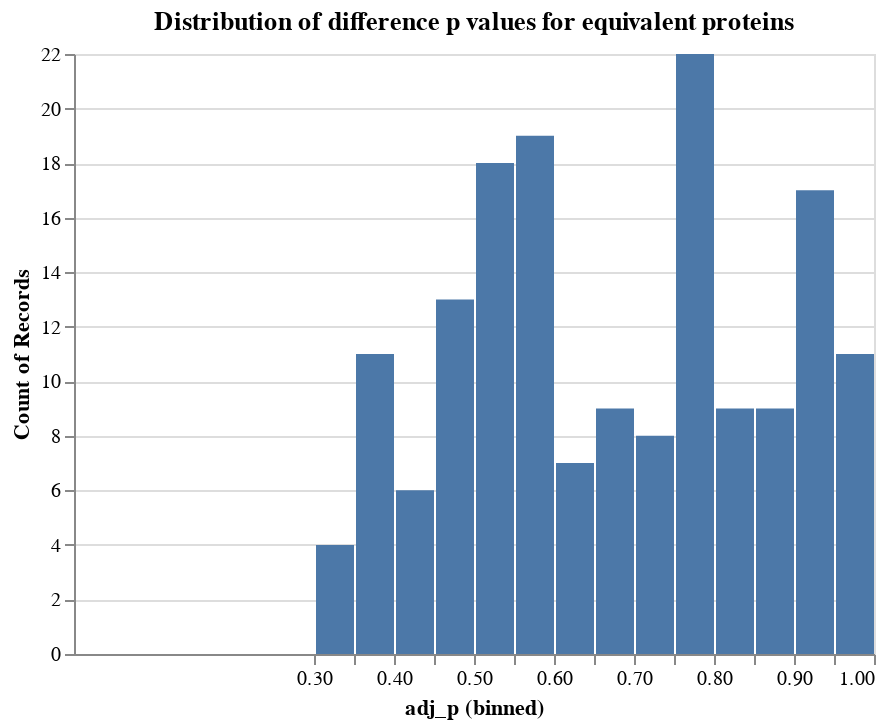

The code cell stored with this chart in its notebook:
### Markdown cell above
## Out of curiousity, look at the ttest pvalues for difference, for the equivalent proteins

### Code cell
ttres = pd.\
read_csv(f"{CHROMOSOME}{ARM}_{TRANS_OR_CIS}effects_ttest.tsv", sep="\t").\
rename(columns={"Name": "protein"}).\
set_index("protein")

cancer_types = sorted(ttres.columns.to_series().str.split("_", n=1, expand=True)[0].unique())

ttres_long = pd.DataFrame()

for cancer_type in cancer_types:
    cancer_df = ttres.\
    loc[:, ttres.columns.str.startswith(cancer_type)].\
    dropna(axis="index", how="all").\
    reset_index(drop=False)
    
    # If the cancer type has database IDs, make a separate column that has them.
    # If not, create a column of NaNs (so that the tables all match)
    if f"{cancer_type}_Database_ID" in cancer_df.columns:
        cancer_df = cancer_df.rename(columns={f"{cancer_type}_Database_ID": "Database_ID"})
    else:
        cancer_df = cancer_df.assign(Database_ID=np.nan)
        
    # Rename the pvalue column to not have the cancer type
    cancer_df = cancer_df.\
    rename(columns={f"{cancer_type}_pvalue": "adj_p"}).\
    assign(cancer_type=cancer_type)
    
    # Reorder the columns
    cancer_df = cancer_df[["cancer_type", "protein", "Database_ID", "adj_p"]]
    
    # Append to the overall dataframe
    ttres_long = ttres_long.append(cancer_df)

# Drop duplicate rows and reset the index
ttres_long = ttres_long[~ttres_long.duplicated(keep=False)].\
reset_index(drop=True)

# Get the difference p values for all proteins that passed
diffs = pd.DataFrame()
for prot_idx in prots.index:
    
    prot = prots.loc[prot_idx, "protein"]
    cancer_type = prots.loc[prot_idx, "cancer_type"]
    
    diffs = diffs.append(ttres_long[
        (ttres_long["protein"] == prot) &
        (ttres_long["cancer_type"] == cancer_type)
    ])

# Plot the distribution of the difference p values for the equivalent proteins
alt.Chart(diffs).mark_bar().encode(
    x=alt.X(
        "adj_p",
        bin=alt.Bin(step=0.05),
        scale=alt.Scale(
            domain=[0, 1]
        )
    ),
    y=alt.Y(
        "count()"
    )
).properties(
    title="Distribution of difference p values for equivalent proteins"
)

### Figure 1 — Vega-Lite specification as saved in the notebook (floating-point values rounded to 4 significant figures; data arrays with more than 128 entries replaced by an {"elided": "..."} marker saying what was removed)
{"config": {"view": {"continuousWidth": 400, "continuousHeight": 300}}, "data": {"name": "data-ee67402e5e8caa1b1768aa41bc03e3de"}, "mark": "bar", "encoding": {"x": {"type": "quantitative", "bin": {"step": 0.05}, "field": "adj_p", "scale": {"domain": [0, 1]}}, "y": {"type": "quantitative", "aggregate": "count"}}, "title": "Distribution of difference p values for equivalent proteins", "$schema": "https://vega.github.io/schema/vega-lite/v4.8.1.json", "datasets": {"data-ee67402e5e8caa1b1768aa41bc03e3de": {"elided": "163 records"}}}
